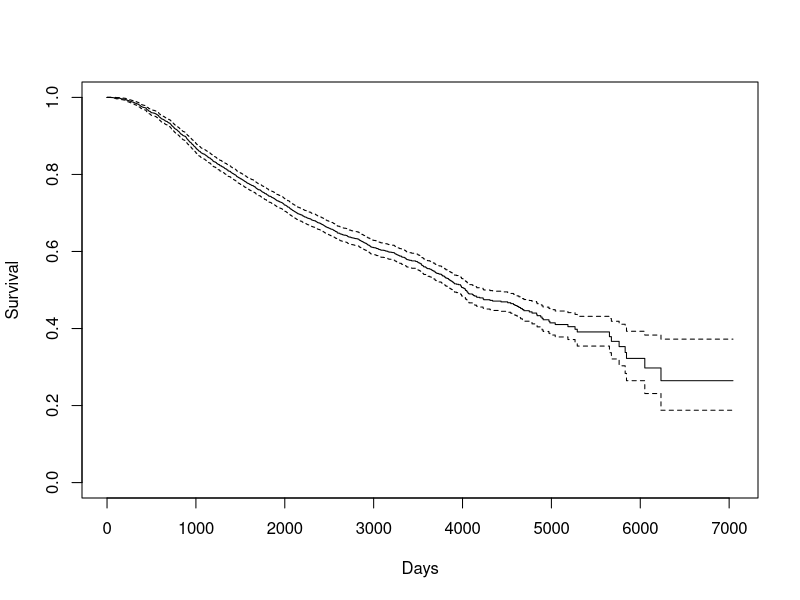
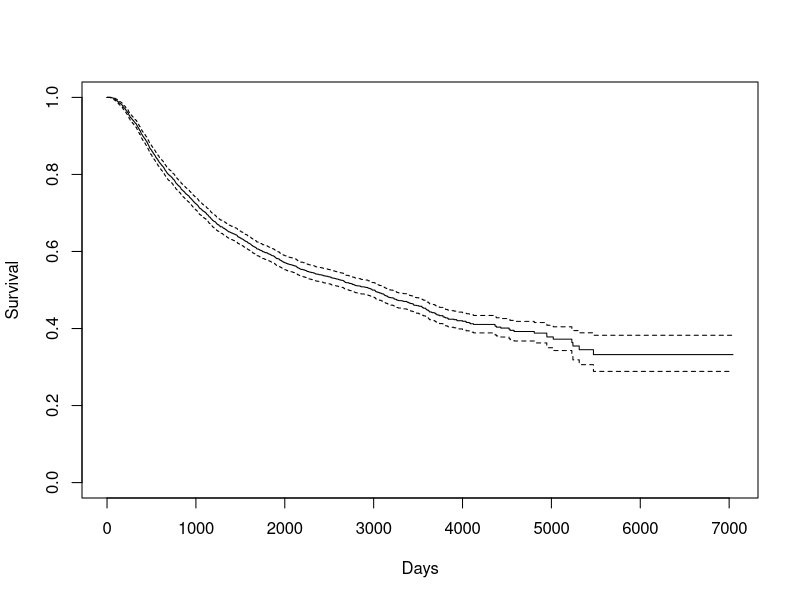
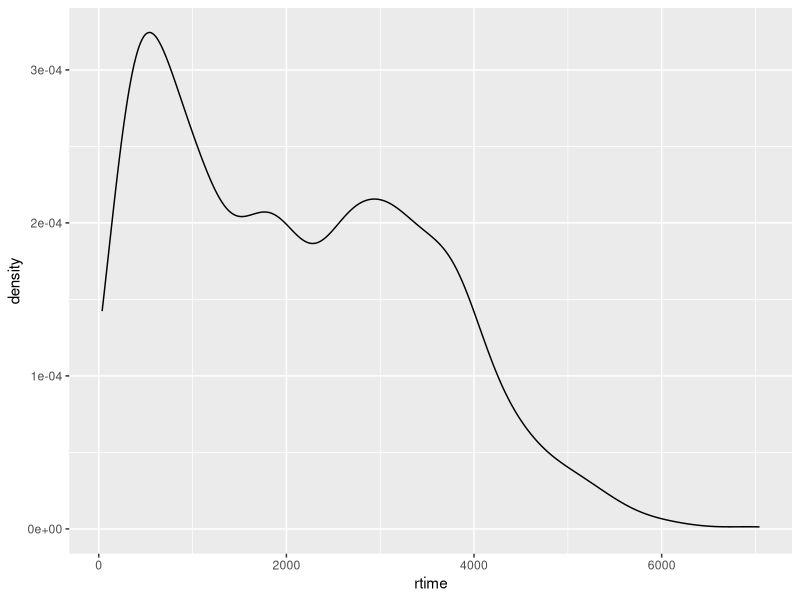
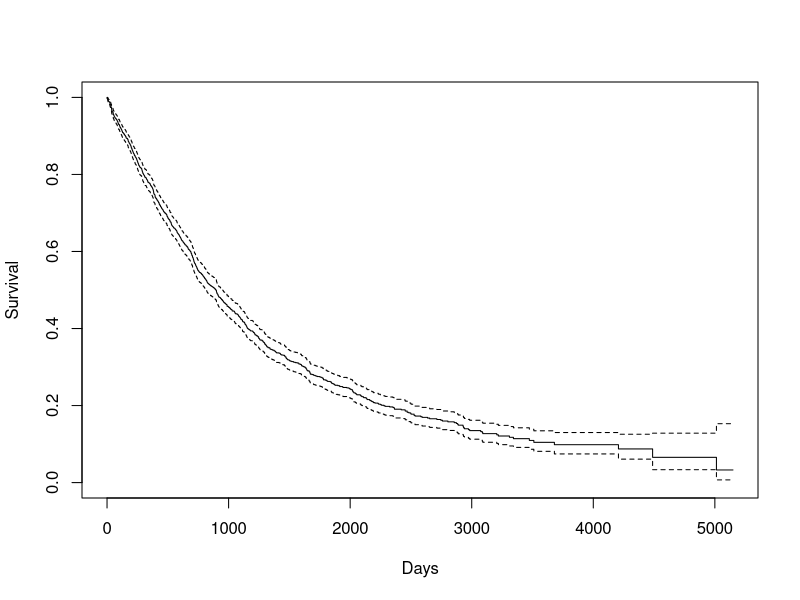
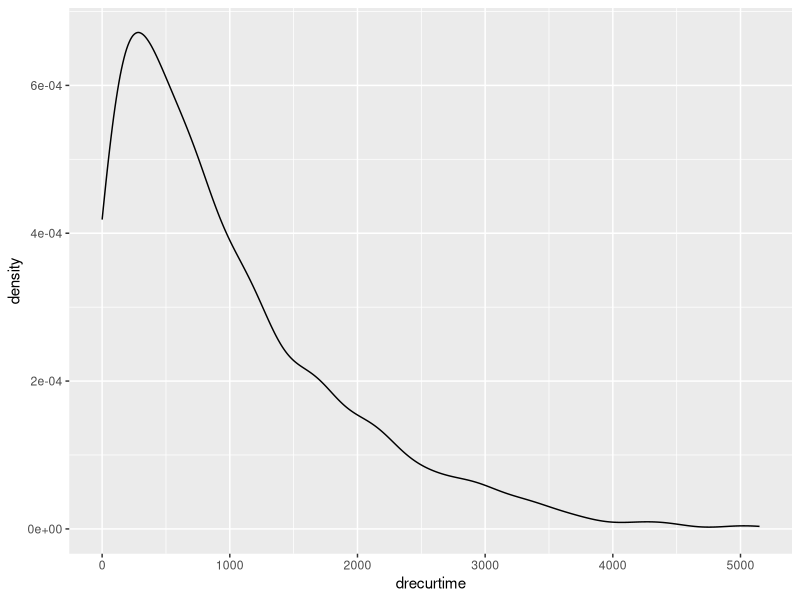
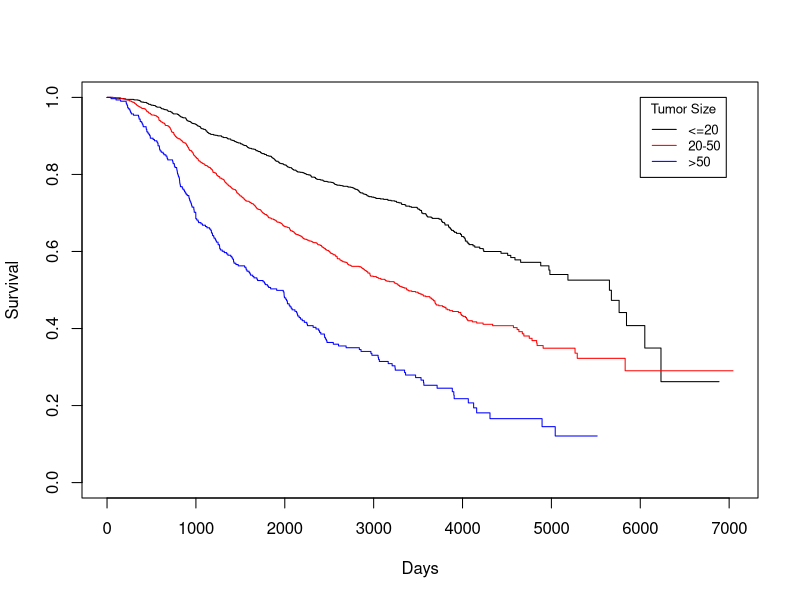
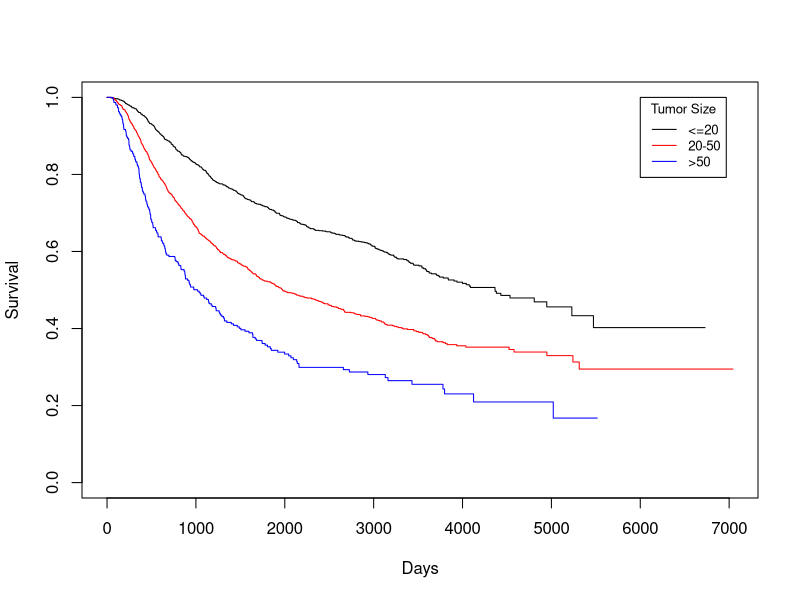
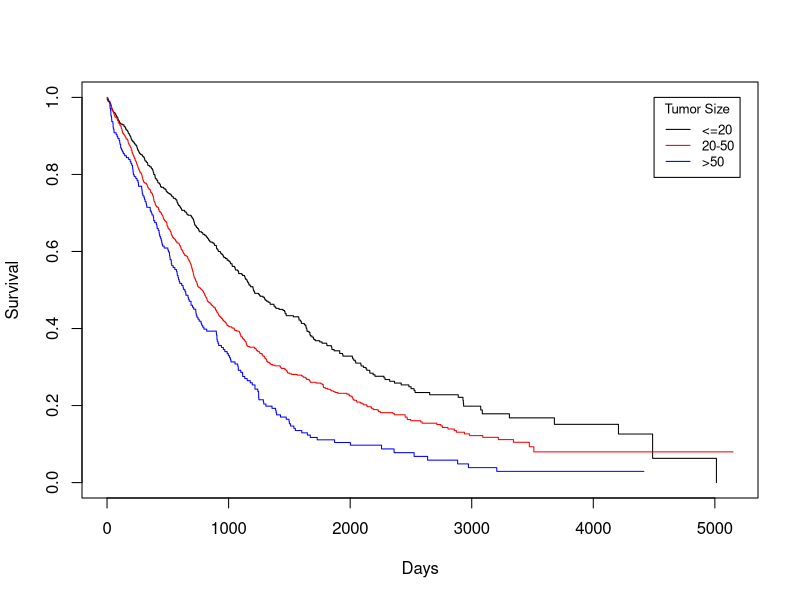

These figures' R source, in order: (Note: this script raises an error after producing the figures.)
## ---- chunk 1
library(survival)
library(survminer)
library(tidyverse)
library(caret)
## ---- chunk 2
data(rotterdam)
## ---- chunk 3
rotterdam <- rotterdam %>%
  mutate(Treatment = ifelse(chemo == 1 & hormon == 0, "Chemo", 
                     ifelse(chemo == 0 & hormon == 1, "Hormon", 
                     ifelse(chemo == 1 & hormon == 1, "Both", "NaN/Other Treatment")))) %>% 
  mutate(Treatment = as.factor(Treatment))

rotterdam <- rotterdam %>% 
  mutate(Nodes_level = ifelse(nodes == 0, "N0", 
                       ifelse(nodes >= 1 & nodes <= 3, "N1", 
                       ifelse(nodes >= 4 & nodes <= 9, "N2", 
                       ifelse(nodes >= 10, "N3", NaN))))) %>% 
  mutate(Treatment = as.factor(Treatment))

rotterdam <- rotterdam %>%
  mutate(grade = as.factor(grade)) %>%
  mutate(size = as.factor(size)) %>%
  mutate(Treatment = as.factor(Treatment))

rotterdam_recur <- rotterdam %>%
  filter(recur == 1) %>%
  mutate(drecurtime = dtime-rtime)
## ---- chunk 4
KM_d <- survfit(Surv(dtime, death) ~ 1, data = rotterdam)
plot(KM_d, conf.int = TRUE, xlab="Days", ylab="Survival")
## ---- chunk 5
# median
KM_d
## ---- chunk 6
# mean

# AUCKM stands for "Area Under Curve Kaplan Meier":
AUCKM = function(survobj,duration)
{
base=c(0,summary(survobj)$time,max(duration))
heights=c(1,summary(survobj)$surv)
new=c()
for(i in 1:length(heights)) { new=c(new,(base[i+1]-base[i])*heights[i]) }
c(sum(new))
}

AUCKM(KM_d,rotterdam$dtime)
## ---- chunk 7
mean(rotterdam$dtime)
median(rotterdam$dtime)
## ---- chunk 8
KM_r <- survfit(Surv(rtime, recur) ~ 1, data = rotterdam)
plot(KM_r, conf.int = TRUE, xlab="Days", ylab="Survival")
## ---- chunk 9
# median
KM_r
## ---- chunk 10
# mean

AUCKM(KM_r,rotterdam$rtime)
## ---- chunk 11
ggplot(rotterdam, aes(x=rtime)) +
   geom_density() 
## ---- chunk 12
KM_dr <- survfit(Surv(drecurtime, death) ~ 1, data = rotterdam_recur)
plot(KM_dr, conf.int = TRUE, xlab="Days", ylab="Survival")
## ---- chunk 13
# median
KM_dr
## ---- chunk 14
# mean

AUCKM(KM_dr,rotterdam_recur$drecurtime)
## ---- chunk 15
ggplot(rotterdam_recur, aes(x=drecurtime)) +
   geom_density() 
## ---- chunk 16
KM_None_Death <- survfit(Surv(dtime, death) ~ size, data = rotterdam)
plot(KM_None_Death, conf.type = "plain", col = c("black","red","blue"), xlab="Days", ylab="Survival")
legend(6000, 1, legend=c("<=20", "20-50", ">50"),
       col=c("black", "red", "blue"), lty=1, cex=0.8,
       title="Tumor Size", text.font=6)
## ---- chunk 17
KM_None_Recur <- survfit(Surv(rtime, recur) ~ size, data = rotterdam)
plot(KM_None_Recur, conf.type = "plain", col = c("black","red","blue"), xlab="Days", ylab="Survival")
legend(6000, 1, legend=c("<=20", "20-50", ">50"),
       col=c("black", "red", "blue"), lty=1, cex=0.8,
       title="Tumor Size", text.font=6)
## ---- chunk 18
KM_None_drecur <- survfit(Surv(drecurtime, death) ~ size, data = rotterdam_recur)
plot(KM_None_drecur, conf.type = "plain", col = c("black","red","blue"), xlab="Days", ylab="Survival")
legend(4500, 1, legend=c("<=20", "20-50", ">50"),
       col=c("black", "red", "blue"), lty=1, cex=0.8,
       title="Tumor Size", text.font=6)
## ---- chunk 19
KM_None_Death <- survfit(Surv(dtime, death) ~ Nodes_level, data = rotterdam)
plot(KM_None_Death, conf.type = "plain", col = c("black","red","blue","orange"), xlab="Days", ylab="Survival")
legend(6000, 1, legend=c("N0", "N1","N2", "N3"),
       col=c("black", "red", "blue", "orange"), lty=1, cex=0.8,
       title="Nodes_level", text.font=6)
## ---- chunk 20
KM_None_Recur <- survfit(Surv(rtime, recur) ~ Nodes_level, data = rotterdam)
plot(KM_None_Recur, conf.type = "plain", col = c("black","red","blue","orange"), xlab="Days", ylab="Survival")
legend(6000, 1, legend=c("N0", "N1","N2", "N3"),
       col=c("black", "red", "blue", "orange"), lty=1, cex=0.8,
       title="Nodes_level", text.font=6)
## ---- chunk 21
KM_None_drecur <- survfit(Surv(drecurtime, death) ~ Nodes_level, data = rotterdam_recur)
plot(KM_None_drecur, conf.type = "plain", col = c("black","red","blue","orange"), xlab="Days", ylab="Survival")
legend(4500, 1, legend=c("N0", "N1","N2", "N3"),
       col=c("black", "red", "blue", "orange"), lty=1, cex=0.8,
       title="Nodes_level", text.font=6)
## ---- chunk 22
KM_None_Death <- survfit(Surv(dtime, death) ~ grade, data = rotterdam)
plot(KM_None_Death, conf.type = "plain", col = c("black","red"), xlab="Days", ylab="Survival")
legend(6000, 1, legend=c("2", "3"),
       col=c("black", "red"), lty=1, cex=0.8,
       title="grade", text.font=6)
## ---- chunk 23
KM_None_Recur <- survfit(Surv(rtime, recur) ~ grade, data = rotterdam)
plot(KM_None_Recur, conf.type = "plain", col = c("black","red"), xlab="Days", ylab="Survival")
legend(6000, 1, legend=c("2", "3"),
       col=c("black", "red"), lty=1, cex=0.8,
       title="Nodes_level", text.font=6)
## ---- chunk 24
KM_None_drecur <- survfit(Surv(drecurtime, death) ~ grade, data = rotterdam_recur)
plot(KM_None_drecur, conf.type = "plain", col = c("black","red"), xlab="Days", ylab="Survival")
legend(4500, 1, legend=c("2", "3"),
       col=c("black", "red"), lty=1, cex=0.8,
       title="Nodes_level", text.font=6)
## ---- chunk 25
KM_Treatment_Death <- survfit(Surv(dtime, death) ~ Treatment, data = rotterdam)
plot(KM_Treatment_Death, conf.int = FALSE, col = c("black", "red", "blue", "orange"), xlab="Days", ylab="Survival")
legend(1, 0.4, legend=c("Both", "Chemo","Hormon", "NaN/Other Treatment"),
       col=c("black", "red", "blue", "orange"), lty=1, cex=0.8,
       title="Treatment Group", text.font=6)
## ---- chunk 26
KM_Treatment_Recur <- survfit(Surv(rtime, recur) ~ Treatment, data = rotterdam)
plot(KM_Treatment_Recur, conf.int = FALSE, col = c("black", "red", "blue", "orange"), xlab="Days", ylab="Survival")
legend(1, 0.4, legend=c("Both", "Chemo","Hormon", "NaN/Other Treatment"),
       col=c("black", "red", "blue", "orange"), lty=1, cex=0.8,
       title="Treatment Group", text.font=6)
## ---- chunk 27
KM_Treatment_drecur <- survfit(Surv(drecurtime, death) ~ Treatment, data = rotterdam_recur)
plot(KM_Treatment_drecur, conf.int = FALSE, col = c("black", "red", "blue", "orange"), xlab="Days", ylab="Survival")
legend(3700, 1, legend=c("Both", "Chemo","Hormon", "NaN/Other Treatment"),
       col=c("black", "red", "blue", "orange"), lty=1, cex=0.8,
       title="Treatment Group", text.font=6)
## ---- chunk 28
# The Cox-Snell function takes as inputs
# 1. A vector of Cox-Snell residuals created by the user based on the model being evaluated,
# 2. A status vector
# 3. Optional x- and y- limits for the resulting plot

CoxSnell = function(cs,status,xlim=NULL,ylim=NULL)
{
kmcs = survfit(Surv(jitter(cs,amount=(max(cs)-min(cs))/1000),status) ~ 1)$surv

plot(log(-log(kmcs)) ~ sort(log(cs)) ,
      xlab="log(Cox-Snell)", ylab="log(-log(S(Cox-Snell)))", xlim=xlim, ylim=ylim )

abline(0,1,col='red')
}
## ---- chunk 29
Dexp <- survreg(Surv(dtime, death) ~ Treatment + size + nodes + grade + age, dist='exponential', data=rotterdam)
Dexp
CS_expD = -log(1 - pexp(rotterdam$dtime, 1/exp(10.72043480-0.51333347*(rotterdam$Treatment=="Chemo")
                                                 -0.41382108*(rotterdam$Treatment=="Hormon")
                                                 -0.45674929*(rotterdam$Treatment=="NaN/Other Treatment")
                                                 -0.44229181*ifelse(rotterdam$size=="20-50",1,0)
                                                 -0.76874022*ifelse(rotterdam$size==">50",1,0)
                                                 -0.06922296*rotterdam$nodes
                                                 -0.32925464*(rotterdam$grade=="3")
                                                 -0.01424763*rotterdam$age)))
# Make appropriate graph using CoxSnell function
CoxSnell(CS_expD, rotterdam$death)
## ---- chunk 30
Rexp <- survreg(Surv(rtime, recur) ~ Treatment + size + nodes + grade + age, dist='exponential', data=rotterdam)
Rexp
CS_expR = -log(1 - pexp(rotterdam$rtime, 1/exp(9.08115951-0.373811470*(rotterdam$Treatment=="Chemo")
                                                 -0.507332960*(rotterdam$Treatment=="Hormon")
                                                 -0.485387357*(rotterdam$Treatment=="NaN/Other Treatment")
                                                 -0.372059978*ifelse(rotterdam$size=="20-50",1,0)
                                                 -0.654240460*ifelse(rotterdam$size==">50",1,0)
                                                 -0.080821343*rotterdam$nodes
                                                 -0.393920415*(rotterdam$grade=="3")
                                                 +0.008095379*rotterdam$age)))
# Make appropriate graph using CoxSnell function
CoxSnell(CS_expR, rotterdam$recur)
## ---- chunk 31
Dweibull <- survreg(Surv(dtime, death) ~ Treatment + size + nodes + grade + age, dist='weibull', data=rotterdam)
Dweibull
CS_weibullD = -log(1 - pweibull(rotterdam$dtime, 1/0.7370449, exp(10.10735484-0.39504003*(rotterdam$Treatment=="Chemo")
                                                                         -0.37941684*(rotterdam$Treatment=="Hormon")
                                                                         -0.35423500*(rotterdam$Treatment=="NaN/Other Treatment")
                                                                         -0.33487166*ifelse(rotterdam$size=="20-50",1,0)
                                                                         -0.61672126*ifelse(rotterdam$size==">50",1,0)
                                                                         -0.05500626*rotterdam$nodes
                                                                         -0.26093659*(rotterdam$grade=="3")
                                                                         -0.01130402*rotterdam$age)))
# Make appropriate graph using CoxSnell function
CoxSnell(CS_weibullD, rotterdam$death)
## ---- chunk 32
Rweibull <- survreg(Surv(rtime, recur) ~ Treatment + size + nodes + grade + age, dist='weibull', data=rotterdam)
Rweibull
CS_weibullR = -log(1 - pweibull(rotterdam$rtime, 1/1.014145, exp(9.092880859-0.376425745*(rotterdam$Treatment=="Chemo")
                                                                         -0.508855839*(rotterdam$Treatment=="Hormon")
                                                                         -0.489527042*(rotterdam$Treatment=="NaN/Other Treatment")
                                                                         -0.376473401*ifelse(rotterdam$size=="20-50",1,0)
                                                                         -0.659532060*ifelse(rotterdam$size==">50",1,0)
                                                                         -0.081625087 *rotterdam$nodes
                                                                         -0.398251643*(rotterdam$grade=="3")
                                                                         +0.008216064*rotterdam$age)))
# Make appropriate graph using CoxSnell function
CoxSnell(CS_weibullR, rotterdam$recur)
## ---- chunk 33
Dlnorm <- survreg(Surv(dtime, death) ~ Treatment + size + nodes + grade + age , dist='lognormal', data=rotterdam)
Dlnorm
CS_LnormD <- -log(1 - plnorm(rotterdam$dtime, 9.91512622-0.42502769*(rotterdam$Treatment=="Chemo")
                                                  -0.31448004*(rotterdam$Treatment=="Hormon")  
                                                  -0.41616843*(rotterdam$Treatment=="NaN/Other Treatment")
                                                  -0.34787441*(rotterdam$size=="20-50")
                                                  -0.60916461*(rotterdam$size==">50")
                                                  -0.07772719*rotterdam$nodes
                                                  -0.30866307*(rotterdam$grade=="3")
                                                  -0.01004650*rotterdam$age, 
                                       1.06897))
# Make appropriate graph using CoxSnell function
CoxSnell(CS_LnormD, rotterdam$death)
## ---- chunk 34
Rlnorm <- survreg(Surv(rtime, recur) ~ Treatment + size + nodes + grade + age, dist='lognormal', data=rotterdam)
Rlnorm
CS_LnormR <- -log(1 - plnorm(rotterdam$rtime, 8.78912009-0.36138607*(rotterdam$Treatment=="Chemo")
                                                  -0.41809135*(rotterdam$Treatment=="Hormon")   
                                                  -0.58077716*(rotterdam$Treatment=="NaN/Other Treatment")
                                                  -0.41865655*(rotterdam$size=="20-50")
                                                  -0.67178824*(rotterdam$size==">50")
                                                  -0.10590430*rotterdam$nodes 
                                                  -0.43987388*(rotterdam$grade=="3")
                                                  +0.00892277*rotterdam$age, 
                                      1.327904))

# Make appropriate graph using CoxSnell function
CoxSnell(CS_LnormR, rotterdam$recur)
## ---- chunk 35
exp(-0.42502769) # chemo
exp(-0.3144800) # hormon
exp(-0.41616843) # NaN/Other Treatment
exp(-0.34787441) # size 20-50
exp(-0.60916461) # size >50
exp(-0.07772719) # nodes
exp(-0.30866307) # grade 3
exp(-0.01004650) # age
## ---- chunk 36
exp(-0.36138607) # chemo
exp(-0.41809135) # hormon
exp(-0.58077716) # NaN/Other Treatment
exp(-0.41865655) # size 20-50
exp(-0.67178824) # size >50
exp(-0.10590430) # nodes
exp(-0.43987388) # grade 3
exp(0.00892277) # age
## ---- chunk 37
rotterdam_new <- rotterdam %>% 
  mutate(state = ifelse(death == 1 & recur == 0, "death",
                 ifelse(death == 0 & recur == 1, "recur", 
                 ifelse(death == 1 & recur == 1, "both", "neither"))))

ggplot(rotterdam_new, aes(x=age, color=state, fill=state)) +
  geom_density(alpha=0.3)
## ---- chunk 38
m_death_withage = coxph(Surv(dtime, death) ~ Treatment + size + nodes + grade + age, data=rotterdam)
m_death_withage
## ---- chunk 39
cox.zph(m_death_withage)
## ---- chunk 40
m_death_strataage = coxph(Surv(dtime, death) ~ Treatment + size + strata(nodes) + grade + strata(age), data=rotterdam)
m_death_strataage
cox.zph(m_death_strataage)
## ---- chunk 41
m_recur = coxph(Surv(rtime, recur) ~ Treatment + strata(size) + strata(nodes) + strata(grade) + age, data=rotterdam)
m_recur
